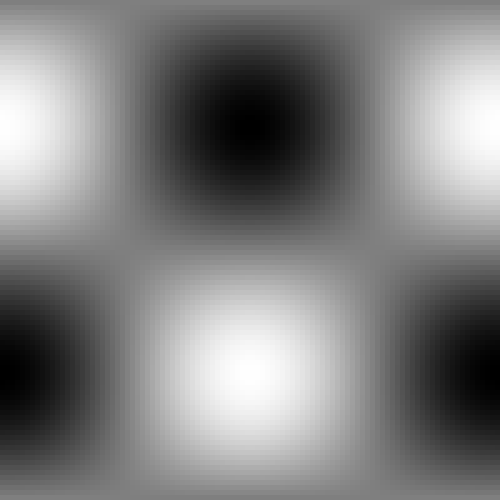
Frame 1 (no input)
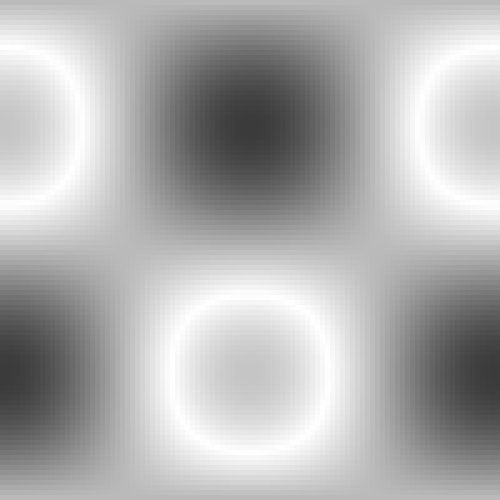
Frame 60 (the mouse pressed at the canvas centre just before this capture)
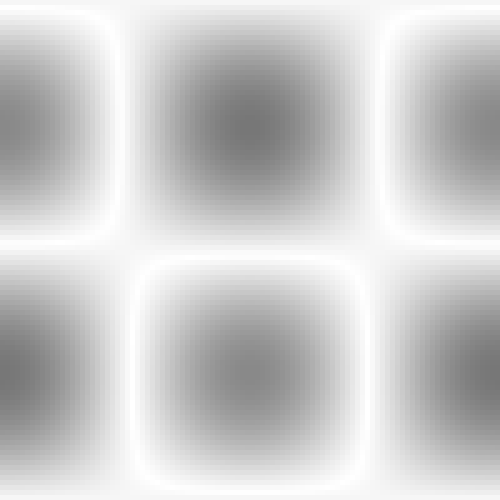
Frame 120 (the mouse held since frame 60 and released just before this capture)

The Processing sketch that drew these frames (run headless with seeded random() and noise(); from frame 60 on, the mouse is pressed at the canvas centre):

// Processing sketch: grayScaleTrigAnimation
// ── grayScaleTrigAnimation.pde
/*------------------------------------------------------------
Copyright (c) 2013, friends of Ed (An Apress Company)
All rights reserved.

The code provided here accompanies the book:

Processing: Creative Coding and Generative Art in Processing 2
By Ira Greenberg, Dianna Xu, and Deepak Kumar
friends of Ed (An APress Company), 2013
ISBN-13 978-1430244646
Please refer to the associated README for a full disclaimer.
------------------------------------------------------------*/
// grayScaleTrigAnimation.pde, chapter 9
// 2D array with periodic gradient shading visualized with continuous animation

int rows = 100;
int cols = 100;
float[][] grays = new float[rows][cols];
int cellSize = 5;
float[][] incs = new float[rows][cols];

void setup() {
  size(500, 500);
  noStroke();
  // uncommment for full color variation
  //colorMode(HSB);

  for (int i = 0; i < rows; i++) {
    for (int j = 0; j < cols; j++) {
      float x = map(i, 0, rows-1, 0, 2*PI);
      float y = map(j, 0, cols-1, 0, 2*PI);
      float z = sin(x)*cos(y);
      grays[i][j] = map(z, -1.0, 1.0, 0.0, 255.0);
      incs[i][j] = 1;
    }
  }
}

void draw() {
  background(255);
  for (int i = 0; i < rows; i++) {
    for (int j = 0; j < cols; j++) {
      fill(grays[i][j]);
      // full color variation, uncomment colorMode(HSB) above
      //fill(grays[i][j], 255, 255);
      pushMatrix();
      // j is the column index, which correspond to the x  screen coordinate
      translate(j*cellSize, i*cellSize); 
      rect(0, 0, cellSize, cellSize);
      popMatrix();

      if (grays[i][j] > 255 || grays[i][j] < 0)
        incs[i][j] = -incs[i][j];
      grays[i][j] += incs[i][j];
    }
  }
}
